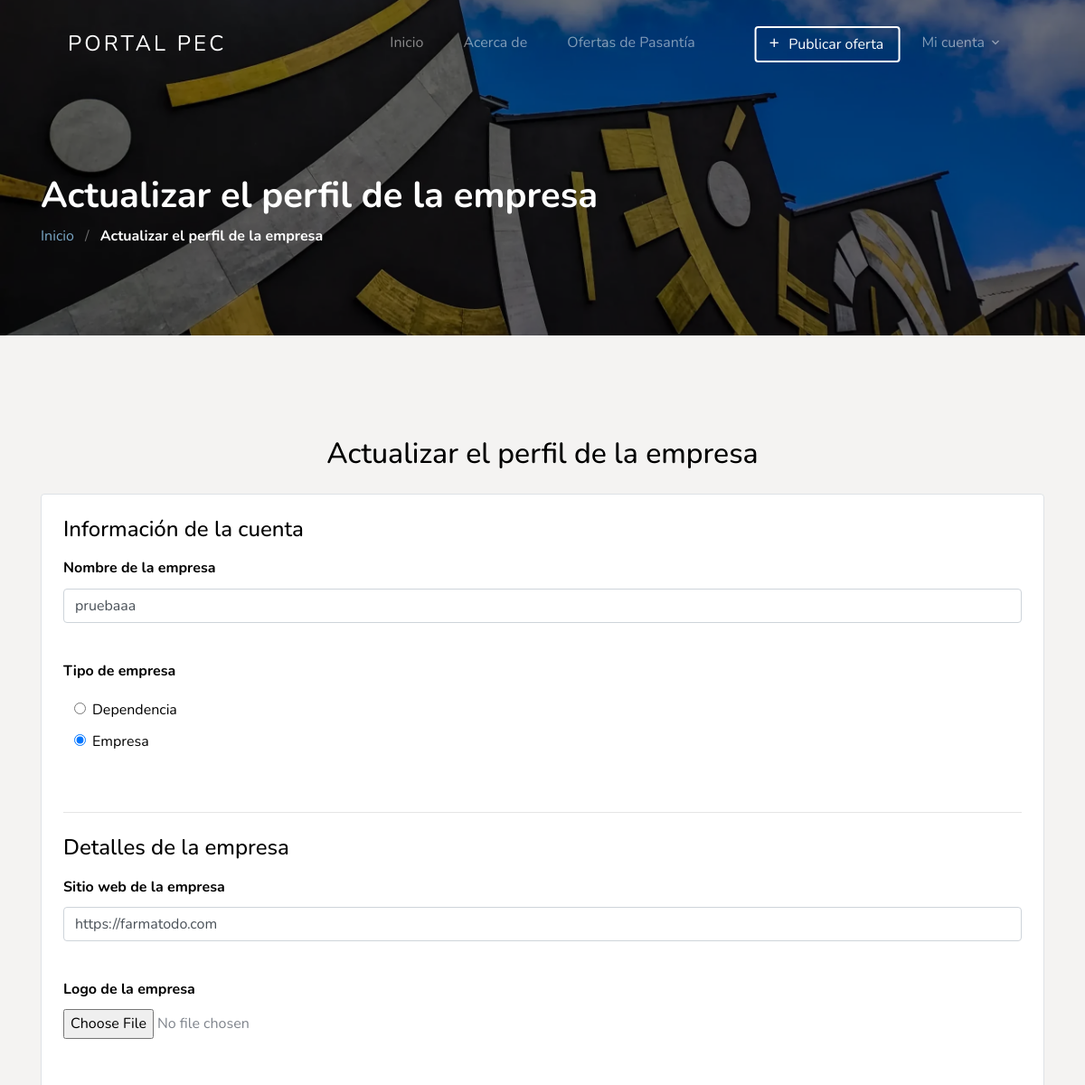
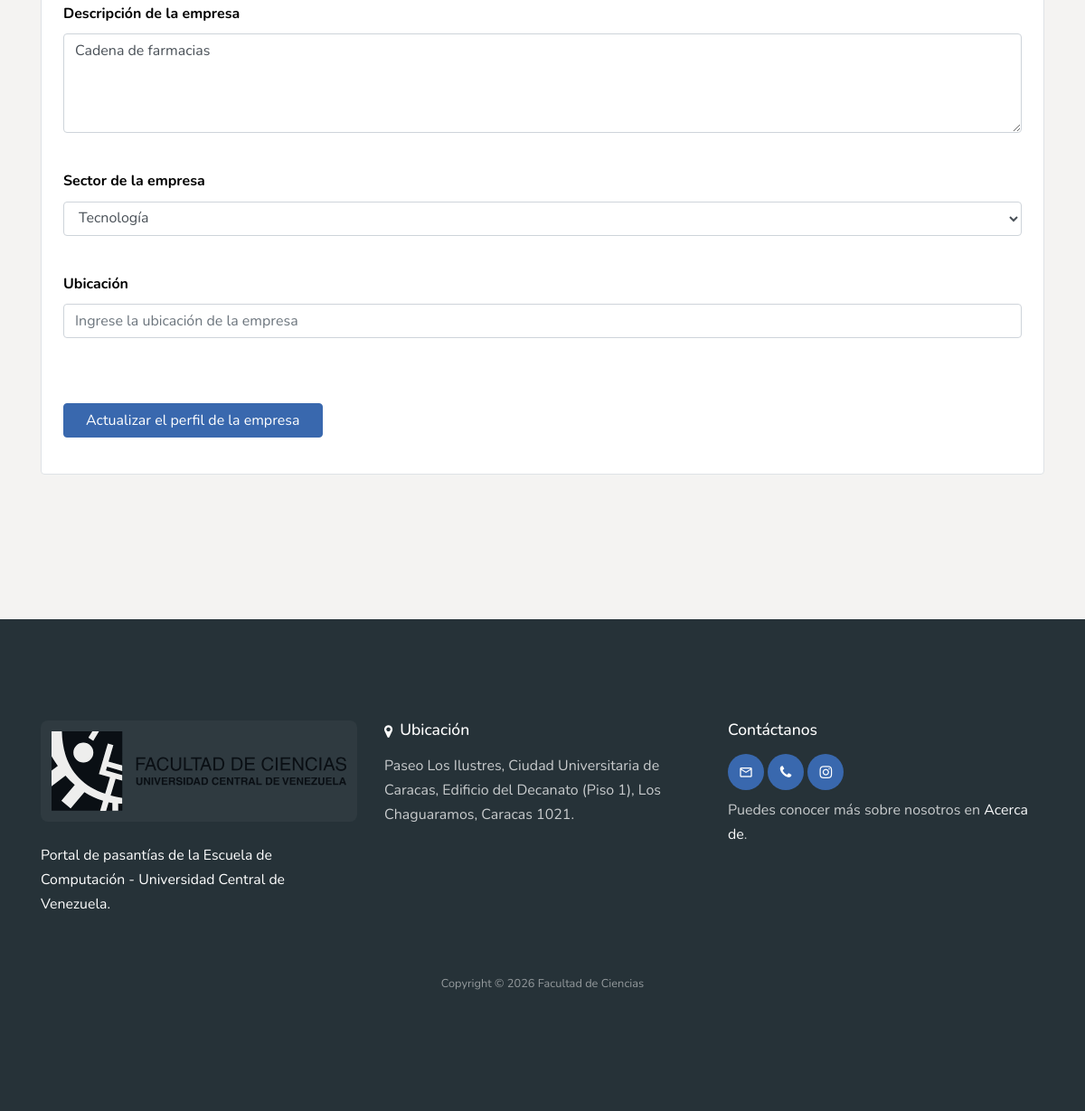
Screenshot of /employer/profile/edit/1/ (signed in) with the database file from the repository (2 pictures, top to bottom).
### apps/account/models/user.py (models this page shows, shortened)
class User(AbstractUser):
    username = None
    email = models.EmailField(
        unique=True,
        blank=False,
        error_messages={
            'unique': "A user with that email already exists.",
        },
    )
    role = models.CharField(choices=ROLE, max_length=10)
    gender = models.CharField(choices=GENDER_TYPE, max_length=1)
    tipo_empresa = models.CharField(choices=TIPO_EMPRESA, max_length=20, blank=True, null=True)
    USERNAME_FIELD = "email"
    REQUIRED_FIELDS = []
    objects = CustomUserManager()

### apps/account/models/profiles.py (models this page shows, shortened)
class EmployerProfile(models.Model):
    user = models.OneToOneField(settings.AUTH_USER_MODEL, on_delete=models.CASCADE, related_name='employer_profile')
    company_website = models.URLField(blank=True)
    company_logo = models.ImageField(upload_to='logos/', blank=True)
    description = models.TextField(blank=True)
    privilegios = models.BooleanField(default=False)
    sector_empresa = models.CharField(max_length=50, choices=SECTOR_EMPRESA, blank=True, null=True)

### apps/account/views/profile.py (the view, shortened to what this page needs)
# urls.py: path('employer/profile/edit/<int:id>/', EmployerEditProfileView.as_view(), name='employer-edit-profile'),
class EmployerEditProfileView(EmployerRequiredMixin, View):
    template_name = 'account/employer-edit-profile.html'
    def get(self, request, id):
        user = get_object_or_404(User, id=id)
        if user != request.user or user.role != 'employer':
            return redirect('jobapp:home')
        user_form = EmployerProfileEditForm(instance=user)
        profile, created = EmployerProfile.objects.get_or_create(user=user)
        profile_form = EmployerProfileForm(instance=profile)
        return render(request, self.template_name, {
            'form': user_form,
            'profile_form': profile_form
        })

### apps/account/forms/profile.py
class EmployerProfileEditForm(forms.ModelForm):
    tipo_empresa = forms.ChoiceField(
        required=False,
        label='Tipo de empresa',
        choices=TIPO_EMPRESA,
        widget=forms.RadioSelect(attrs={'class': 'form-check-input'})
    )
    def __init__(self, *args, **kwargs):
        super(EmployerProfileEditForm, self).__init__(*args, **kwargs)
        self.fields['first_name'].label = 'Nombre de la empresa'
        self.fields['first_name'].widget.attrs.update({'placeholder': 'Ingrese el nombre de la empresa'})
        if self.instance and getattr(self.instance, 'tipo_empresa', None):
            self.fields['tipo_empresa'].initial = self.instance.tipo_empresa
    class Meta:
        model = User
        fields = ["first_name", "tipo_empresa"]

### apps/jobapp/permission.py (called while the page is built)
    def test_func(self):
        return self.request.user.role == 'employer'

### template/account/employer-edit-profile.html (shortened to what this page needs)
{% extends 'base.html' %}
{% load static %}
{% block content %}
<section class="section-hero overlay inner-page bg-image"
  style="background-image: url('{% static 'images/hero_1.jpg' %}');" id="home-section">
  <div class="container">
    <div class="row">
      <div class="col-md-12">
        <h1 class="text-white font-weight-bold">Actualizar el perfil de la empresa</h1>
        <div class="custom-breadcrumbs">
          <a href="{% url 'jobapp:home' %}">Inicio</a> <span class="mx-2 slash">/</span>
          <span class="text-white"><strong>Actualizar el perfil de la empresa</strong></span>
        </div>
      </div>
    </div>
  </div>
</section>
<section class="site-section">
  <div class="container">
    <div class="row">
      <div class="col-lg-12 mb-5">
        <h2 class="mb-4 text-center">Actualizar el perfil de la empresa</h2>
        <form method="POST" enctype="multipart/form-data" class="p-4 border rounded">
          <h4 class="mb-3">Información de la cuenta</h4>
          {% for field in form %}
          <div class="row form-group">
            <div class="col-md-12 mb-4">
              <label class="text-black font-weight-bold" for="id_{{ field.name }}">{{ field.label }}</label>
              {% if field.name == 'gender' %}
                <div class="d-block mt-2">
                  <div class="form-check form-check-inline">
                    <input class="form-check-input" type="radio" name="gender" id="male" value="M"
                      {% if field.value == 'M' %} checked {% endif %}>
                    <label class="form-check-label" for="male">Male</label>
                  </div>
                  <div class="form-check form-check-inline">
                    <input class="form-check-input" type="radio" name="gender" id="female" value="F"
                      {% if field.value == 'F' %} checked {% endif %}>
                    <label class="form-check-label" for="female">Female</label>
                  </div>
                </div>
              {% elif field.field.widget.input_type == 'radio' %}
                <div class="d-block w-100 mt-2 mb-3" style="clear: both;">
                  {% for radio in field %}
                    <div class="form-check mb-2" style="padding-left: 2rem;">
                      {{ radio.tag }}
                      <label class="form-check-label text-black" style="cursor: pointer;" for="{{ radio.id_for_label }}">
                        {{ radio.choice_label }}
                      </label>
                    </div>
                  {% endfor %}
                </div>
              {% elif field.field.widget.input_type == 'select' or field.field.widget.input_type == 'checkbox' %}
                <div class="d-block w-100 mt-2 mb-3" style="clear: both;">
                  {{ field }}
                </div>
              {% else %}
                <input type="{{ field.field.widget.input_type }}" class="form-control" name="{{ field.name }}"
                  id="id_{{ field.name }}" value="{{ field.value|default_if_none:'' }}"
                  placeholder="{{ field.field.widget.attrs.placeholder }}">
              {% endif %}
            </div>
          </div>
          {% endfor %}
          <hr class="my-4" style="clear: both;">
          <h4 class="mb-3">Detalles de la empresa</h4>
          {% for field in profile_form %}
          <div class="row form-group">
            <div class="col-md-12 mb-4">
              <label class="text-black font-weight-bold" for="id_{{ field.name }}">{{ field.label }}</label>
              {% if field.name == 'description' %}
                {{ field }}
              {% elif field.name == 'company_logo' %}
                <div class="custom-file mb-2">
                   {{ field }}
                </div>
              {% else %}
                {{ field }}
              {% endif %}
            </div>
          </div>
          {% endfor %}
          <div class="row form-group mt-5">
            <div class="col-md-12">
              <input type="submit" value="Actualizar el perfil de la empresa" class="btn px-4 btn-primary text-white">
            </div>
          </div>
        </form>
      </div>
    </div>
  </div>
</section>
{% endblock %}

### static/css/style.css (style rules this page uses)
body { font-weight: 400; font-size: 1rem; line-height: 1.7; position: relative; background-color: #F4F3F2; }
.form-control, .form-control:focus, input[type="text"], input[type="password"], input[type="email"], input[type="tel"], input[type="url"], input[type="number"], input[type="search"], input[type="date"], input[type="datetime-local"], input[type="month"], input[type="week"], input[type="time"], textarea, select, .bootstrap-select .dropdown-toggle, .bootstrap-select .dropdown-menu, .form-check, .form-group { background-color: #FFFFFF !important; }
form:not(.search-jobs-form) { background-color: #FFFFFF !important; }
h1, h2, h3, h4 { color: #000; }
.site-section { padding-top: 7rem; padding-bottom: 7rem; position: relative; z-index: 2; }
.text-black { color: #000 !important; }
.bg-image { background-size: cover; background-position: center center; background-repeat: no-repeat; }
.form-group label { color: #000; }
.custom-breadcrumbs a { color: #7AA7C6; }
.custom-breadcrumbs .slash { color: rgba(255, 255, 255, 0.4); }
.section-hero, .section-hero > .container > .row { height: 100vh; min-height: 900px; }
.section-hero.inner-page, .section-hero.inner-page > .container > .row { height: auto; min-height: auto; padding-top: 6em; padding-bottom: 3em; }
.section-hero.overlay, .section-hero.overlay-2 { position: relative; }
.section-hero.overlay:before, .section-hero.overlay-2:before { z-index: 1; position: absolute; content: ""; top: 0; left: 0; right: 0; bottom: 0; background: rgba(0, 0, 0, 0.5); }
.section-hero > .container { z-index: 2; position: relative; }
.btn:after, .btn:before { display: none; }
.btn.btn-primary { color: #fff; }

### rows the page displays
User: first_name "pruebaaa"
EmployerProfile: profile_form "https://farmatodo.com" "Tecnología", profile_form "Cadena de farmacias"

### other values shown
{{ field.label }} "Nombre de la empresa" "Tipo de empresa"
{{ radio.choice_label }} "Dependencia" "Empresa"
{{ field.label }} "Sitio web de la empresa" "Logo de la empresa" "Descripción de la empresa" "Sector de la empresa" "Ubicación"
